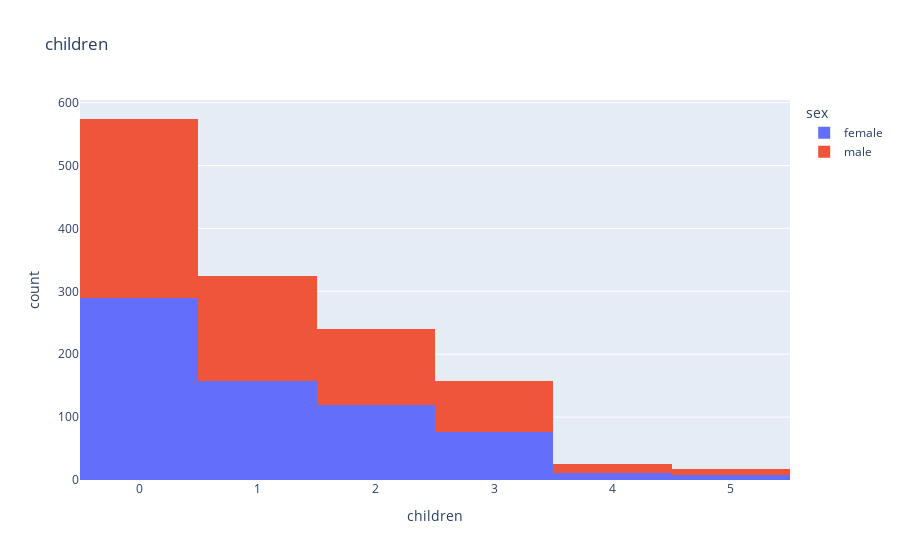

The notebook cell this image was saved under:
### Code cell
px.histogram(medical_df,x="children",color="sex",title="children")

### Figure 1 — Plotly figure (JSON) as saved in the notebook; plotly's stock layout.template omitted (floating-point values rounded to 4 significant figures; data arrays with more than 128 entries replaced by an {"elided": "..."} marker saying what was removed)
{"data": [{"alignmentgroup": "True", "bingroup": "x", "hovertemplate": "sex=female<br>children=%{x}<br>count=%{y}<extra></extra>", "legendgroup": "female", "marker": {"color": "#636efa", "pattern": {"shape": ""}}, "name": "female", "offsetgroup": "female", "orientation": "v", "showlegend": true, "type": "histogram", "x": {"elided": "662 int values"}, "xaxis": "x", "yaxis": "y"}, {"alignmentgroup": "True", "bingroup": "x", "hovertemplate": "sex=male<br>children=%{x}<br>count=%{y}<extra></extra>", "legendgroup": "male", "marker": {"color": "#EF553B", "pattern": {"shape": ""}}, "name": "male", "offsetgroup": "male", "orientation": "v", "showlegend": true, "type": "histogram", "x": {"elided": "676 int values"}, "xaxis": "x", "yaxis": "y"}], "layout": {"barmode": "relative", "legend": {"title": {"text": "sex"}, "tracegroupgap": 0}, "title": {"text": "children"}, "xaxis": {"anchor": "y", "domain": [0, 1], "title": {"text": "children"}}, "yaxis": {"anchor": "x", "domain": [0, 1], "title": {"text": "count"}}}}
